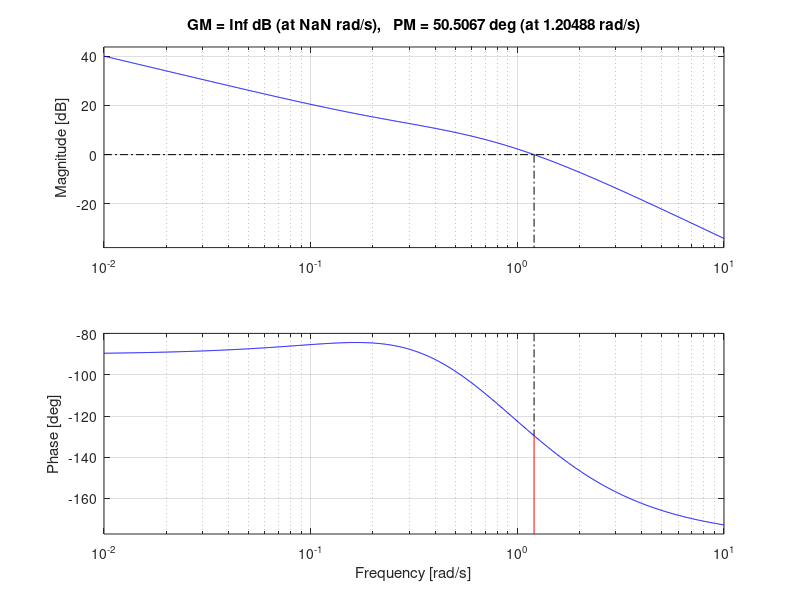

The MATLAB script that drew this image:
%Akshaj Chainani 22070127008
clc;
clear all;
close all;

% Bode Plot

% 1
% 2/s(s+2)(s+25)  OR   100/s(s+2)(s+25)
subplot(3,2,1)
TF1 = tf([2],[1,27,50,0])
margin(TF1)

% Q18 - a
% 5/s(1+2s)(s+7)
subplot(3,2,2)
TF2 = tf([5],[2,15,7,0])
margin(TF2)

% Q18 - b
% s+1/s+10
subplot(3,2,3)
TF3 = tf([1,1],[1,10])
margin(TF3)

% Q18 - c
% (s+0.5)(s+2)/(s+1)
subplot(3,2,4)
TF4 = tf([1,2.5,1],[1,1])
margin(TF4)

% Q18 - d
% 10s-40/s^2-5s+6
subplot(3,2,5)
TF5 = tf([10,-40],[1,-5,6])
margin(TF5)

% Q18 - e
% 2(s+0.25)/s(1+s)(s+0.5)
subplot(3,2,6)
TF5 = tf([2,0.5],[1,1.5,0.5,0])
margin(TF5)

